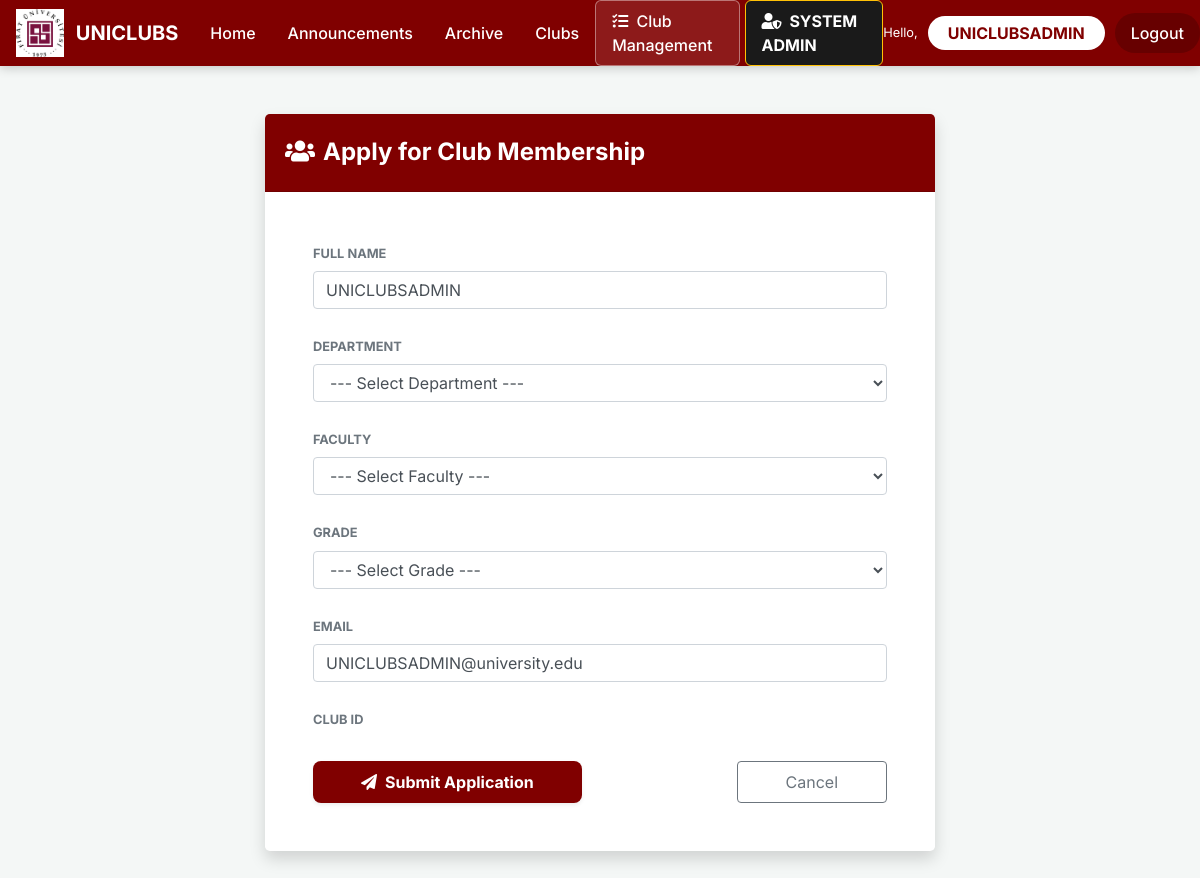
/membership/apply/1/ (signed in), run on the app's committed database.
### app/models.py (models this page shows, shortened)
class Student(models.Model): # Base model for student academic and contact information | Öğrenci akademik ve iletişim bilgileri için temel model
    full_name = models.CharField(max_length=200)
    student_id = models.CharField(max_length=20, unique=True)
    department = models.CharField(max_length=200)
    faculty = models.CharField(max_length=200, blank=True, null=True)
    grade = models.CharField(max_length=50, blank=True, null=True)
    email = models.EmailField(unique=True)
    year = models.IntegerField(default=1)
    created_at = models.DateTimeField(default=timezone.now)
    class Meta:
        ordering = ['-created_at']

### app/views.py (the view)
# urls.py: path('membership/apply/<int:club_id>/', views.membership_apply, name='membership_apply'),
@login_required
def membership_apply(request, club_id):
    club = get_object_or_404(Club, pk=club_id)
    if request.method == 'POST':
        form = MembershipRequestForm(request.POST)
        if form.is_valid():
            student = update_student_profile(request.user, form.cleaned_data)
            MembershipRequest.objects.create(
                student=student,
                club=club
            )
            django_messages.success(request, f'Membership request submitted for {club.name}!')
            return redirect('dashboard')
    else:
        student = Student.objects.filter(student_id=str(request.user.id)).first()
        initial = {}
        if student:
            initial = {
                'full_name': student.full_name,
                'department': student.department,
                'faculty': student.faculty,
                'grade': student.grade,
                'email': student.email
            }
        else:
            initial = {'email': request.user.email, 'full_name': request.user.username}
        form = MembershipRequestForm(initial=initial)
    return render(request, 'app/membership_form.html', {'form': form, 'title': f'Apply for {club.name}', 'club': club})

### app/forms.py
class MembershipRequestForm(forms.Form): # Data collection for club membership applications | Kulüp üyelik başvuruları için veri toplama formu
    full_name = forms.CharField(max_length=200, widget=forms.TextInput(attrs={'class': 'form-control', 'placeholder': 'Full Name'}))
    department = forms.ChoiceField(choices=DEPARTMENT_CHOICES_UNI, widget=forms.Select(attrs={'class': 'form-control'}))
    faculty = forms.ChoiceField(choices=FACULTY_CHOICES, widget=forms.Select(attrs={'class': 'form-control'}))
    grade = forms.ChoiceField(choices=GRADE_CHOICES, widget=forms.Select(attrs={'class': 'form-control'}))
    email = forms.EmailField(widget=forms.EmailInput(attrs={'class': 'form-control', 'placeholder': 'Email'}))
    club_id = forms.IntegerField(widget=forms.HiddenInput(), required=False)

### app/templates/app/membership_form.html (shortened to what this page needs)
{% extends "app/layout.html" %}
{% block content %}
<div class="container" style="max-width:700px;">
    <div class="card border-0 shadow rounded-lg overflow-hidden mt-4">
        <div class="card-header py-4" style="background-color:#800000;">
            <h4 class="text-white font-weight-bold mb-0"><i class="fas fa-users mr-2"></i>Apply for Club Membership</h4>
        </div>
        <div class="card-body p-5">
            <form method="post">
                {% for field in form %}
                <div class="form-group mb-4">
                    <label class="font-weight-bold small text-uppercase text-muted">{{ field.label }}</label>
                    {{ field }}
                </div>
                {% endfor %}
                <div class="d-flex justify-content-between mt-4">
                    <button type="submit" class="btn btn-maroon px-5 py-2 shadow-sm font-weight-bold">
                        <i class="fas fa-paper-plane mr-2"></i>Submit Application
                    </button>
                    <a href="{% url 'dashboard' %}" class="btn btn-outline-secondary px-5 py-2">Cancel</a>
                </div>
            </form>
        </div>
    </div>
</div>
{% endblock %}

### app/templates/app/layout.html (shortened to what this page needs)
{% load static %}
<!DOCTYPE html>
<html lang="en">
<head>
    <link rel="stylesheet" href="https://stackpath.bootstrapcdn.com/bootstrap/4.5.2/css/bootstrap.min.css" />
    <link rel="stylesheet" href="https://cdnjs.cloudflare.com/ajax/libs/font-awesome/5.15.3/css/all.min.css" />
</head>
<body>
    <nav class="navbar navbar-expand-lg navbar-custom sticky-top p-0">
        <div class="container-fluid p-0">
            <a class="navbar-brand text-white font-weight-bold d-flex align-items-center ml-3" href="{% url 'home' %}">
                <img src="{% static 'app/content/fu_logo_final_v4.png' %}" alt="FU Logo" style="height: 48px; width: auto; margin-right: 12px;">
                UNICLUBS
            </a>
            <div class="collapse navbar-collapse" id="navbarNav">
                <ul class="navbar-nav mr-auto">
                    <li class="nav-item"><a class="nav-link" href="{% url 'home' %}">Home</a></li>
                    <li class="nav-item"><a class="nav-link" href="{% url 'announcements' %}">Announcements</a></li>
                    <li class="nav-item"><a class="nav-link" href="{% url 'event_archive' %}">Archive</a></li>
                    <li class="nav-item"><a class="nav-link" href="{% url 'club_list' %}">Clubs</a></li>
                </ul>
                <ul class="navbar-nav ml-auto align-items-center">
                    {% if user.is_authenticated %}
                        {% if user.username == 'UNICLUBSADMIN' or user.managed_club %}
                            <li class="nav-item">
                                <a class="nav-link nav-club-admin" href="{% url 'club_admin' %}">
                                    <i class="fas fa-tasks mr-1"></i> Club Management
                                </a>
                            </li>
                        {% endif %}
                        {% if user.username == 'UNICLUBSADMIN' %}
                            <li class="nav-item">
                                <a class="nav-link nav-system-admin" href="{% url 'system_admin' %}">
                                    <i class="fas fa-user-shield mr-1"></i> SYSTEM ADMIN
                                </a>
                            </li>
                        {% endif %}
                        <li class="nav-item d-flex align-items-center">
                            <span class="text-white small">Hello,</span>
                        </li>
                        <li class="nav-item">
                            <a class="nav-link btn-student" href="{% url 'dashboard' %}">{{ user.username }}</a>
                        </li>
                        <li class="nav-item">
                            <a class="nav-link btn-logout" href="{% url 'logout' %}">Logout</a>
                        </li>
                    {% else %}
                        <li class="nav-item">
                            <a class="nav-link btn-login" href="{% url 'login' %}">Login</a>
                        </li>
                    {% endif %}
                </ul>
            </div>
        </div>
    </nav>
    <div class="container-fluid py-4">
        {% block content %}{% endblock %}
    </div>
</body>
</html>

### app/templates/app/layout.html (style rules this page uses)
:root { --maroon: #800000; --maroon-dark: #600000; --maroon-light: #fceceb; --soft-bg: #f4f7f6; }
body { background-color: var(--soft-bg); font-family: 'Inter', 'Segoe UI', sans-serif; padding-bottom: 60px; }
.navbar-custom { background-color: var(--maroon); box-shadow: 0 2px 10px rgba(0,0,0,0.2); }
.navbar-custom .nav-link { color: white !important; font-weight: 500; padding: 0.5rem 1rem !important; transition: 0.3s; }
.nav-club-admin { border: 1px solid rgba(255,255,255,0.4); border-radius: 6px; margin-right: 5px; background-color: rgba(255,255,255,0.1); }
.nav-system-admin { background-color: #1a1a1a !important; border-radius: 6px; color: #ffc107 !important; font-weight: bold !important; border: 1px solid #ffc107; }
.navbar-custom .nav-link.btn-student { background-color: white !important; color: #800000 !important; font-weight: bold !important; border-radius: 20px; padding: 5px 20px !important; margin-left: 10px; }
.btn-logout { background-color: rgba(0, 0, 0, 0.2); color: white !important; border-radius: 20px; padding: 5px 20px !important; margin-left: 10px; font-weight: 500; }
.btn-maroon { background-color: var(--maroon); color: white !important; border: none; border-radius: 8px; font-weight: 600; transition: 0.25s; }

### app/templates/app/membership_form.html (style rules this page uses)
.btn-maroon { background-color: #800000; color: white !important; border: none; border-radius: 8px; transition: 0.3s; }

### data on the page
Student: form "UNICLUBSADMIN" "--- Select Department ---" "--- Select Faculty ---" "--- Select Grade ---" "UNICLUBSADMIN@university.edu"

### other printed values
{{ user.username }} "UNICLUBSADMIN"
{{ field.label }} "FULL NAME" "DEPARTMENT" "FACULTY" "GRADE" "EMAIL" "CLUB ID"
